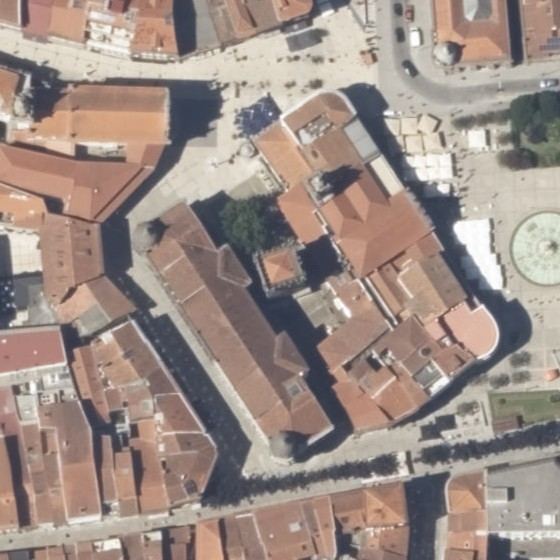
#> input picture pipeline/maquetas/braga/dados/orto.jpg, 560 x 560 px
$ python imagens.py
#> lines starting #> are read from the running program, lines starting #| are printed output that depends on the picture
"""Imagens da ficha: o ortofotomapa de 2021 da DGT e o relevo sombreado do MDS, à volta da torre.

Uso: python3 pipeline/maquetas/braga/imagens.py  →  public/imagens/braga/{ortofotomapa-2021,relevo-lidar}.jpg
"""
from pathlib import Path

import numpy as np
from PIL import Image
from scipy import ndimage

AQUI = Path(__file__).resolve().parent
SAIDA = AQUI.parents[2] / "public" / "imagens" / "braga"
SAIDA.mkdir(parents=True, exist_ok=True)
d = np.load(AQUI / "dados" / "lidar.npz")
#> (reads pipeline/maquetas/braga/dados/lidar.npz from the repository)
mds = np.flipud(d["mds"] / 100.0 + float(d["base"]))  # linha 0 = norte, como o ortofotomapa
passo = float(d["passo"])
n = mds.shape[0]
c = n // 2
k = int(50 / passo)  # 100 × 100 m à volta da torre
orto = Image.open(AQUI / "dados" / "orto.jpg").convert("RGB")
#> orto is the input picture: PIL image 560x560 RGB; mean R, G, B 156.9, 141.4, 134
w = orto.size[0]
#> w = 560
f = w / (2 * float(d["meio"]))
#> f = 4
orto.crop((int(w / 2 - 50 * f), int(w / 2 - 50 * f), int(w / 2 + 50 * f), int(w / 2 + 50 * f))).resize((1000, 1000), Image.LANCZOS).save(
    SAIDA / "ortofotomapa-2021.jpg", quality=86)
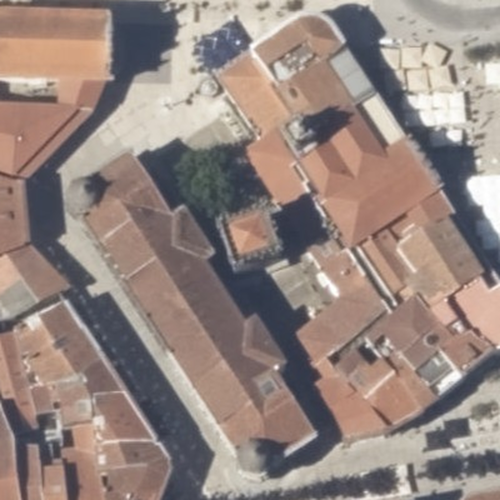
#> saved as ortofotomapa-2021.jpg: PIL image 1000x1000 RGB (shown at 1/2 size); mean R, G, B 148.5, 133.1, 127.2
m = mds[c - k:c + k, c - k:c + k]
gy, gx = np.gradient(ndimage.gaussian_filter(m, 0.6), passo)
az, alt = np.radians(315), np.radians(45)
declive = np.arctan(np.hypot(gx, gy))
aspecto = np.arctan2(-gx, -gy)
sombra = np.clip(np.sin(alt) * np.cos(declive) + np.cos(alt) * np.sin(declive) * np.cos(az - aspecto), 0, 1)
alt_n = np.clip((m - 190) / 30, 0, 1)
cor = np.stack([0.55 + 0.4 * alt_n, 0.6 + 0.3 * alt_n, 0.62 + 0.18 * alt_n], -1)
img = (cor * (0.25 + 0.85 * sombra[..., None])).clip(0, 1)
Image.fromarray((img * 255).astype(np.uint8)).resize((1000, 1000), Image.LANCZOS).save(SAIDA / "relevo-lidar.jpg", quality=86)
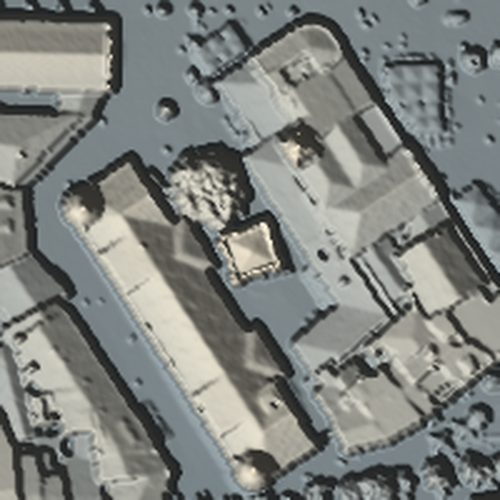
#> saved as relevo-lidar.jpg: PIL image 1000x1000 RGB (shown at 1/2 size); mean R, G, B 126.7, 129.9, 126.4
print("ok")
